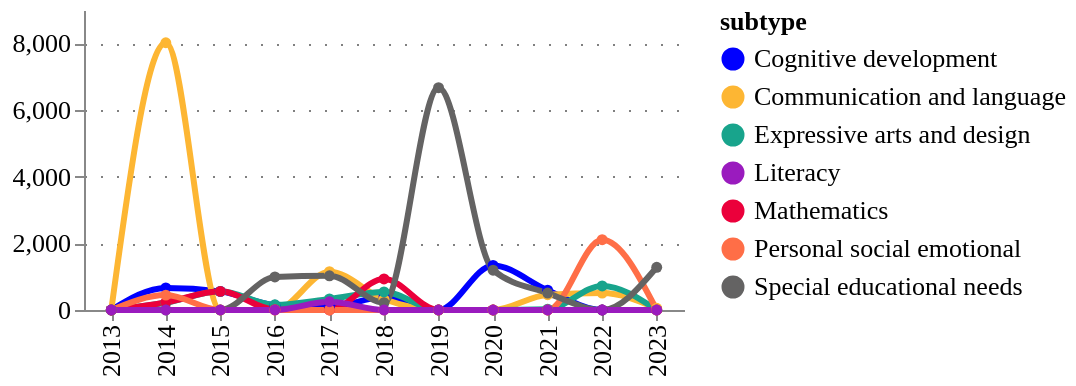

Notebook cell for this chart:
### Code cell
fig = pu.ts_smooth(
    tech_applications_ts,
    cats,
    variable= "amount",
    variable_title = "",
    category_column = column,
    width = 300,
    height = 150,
    legend_orient='right',
)
pu.configure_plots(fig)

### Figure 1 — Vega-Lite specification as saved in the notebook (floating-point values rounded to 4 significant figures)
{"config": {"title": {"font": "Averta", "anchor": "start"}, "subtitle": {"font": "Averta"}, "axis": {"labelFont": "Averta", "titleFont": "Averta", "gridColor": "grey", "gridDash": [1, 7], "labelFontSize": 13, "titleFontSize": 13}, "header": {"labelFont": "Averta", "titleFont": "Averta"}, "legend": {"labelFont": "Averta", "titleFont": "Averta", "labelFontSize": 13, "titleFontSize": 13}, "range": {"category": ["#0000FF", "#FDB633", "#18A48C", "#9A1BBE", "#EB003B", "#FF6E47", "#646363", "#0F294A", "#97D9E3", "#A59BEE", "#F6A4B7", "#D2C9C0", "#FFFFFF", "#000000"], "ordinal": {"scheme": ["#0000FF", "#FDB633", "#18A48C", "#9A1BBE", "#EB003B", "#FF6E47", "#646363", "#0F294A", "#97D9E3", "#A59BEE", "#F6A4B7", "#D2C9C0", "#FFFFFF", "#000000"]}}, "view": {"strokeWidth": 0}}, "data": {"name": "data-a112978411b9b4c60819b6854e3b1940"}, "mark": {"type": "line", "interpolate": "monotone", "point": {"filled": true, "size": 30}, "size": 3, "strokeDash": [0]}, "encoding": {"color": {"field": "subtype", "legend": {"orient": "right"}, "type": "nominal"}, "tooltip": [{"field": "year", "title": "Year", "type": "ordinal"}, {"field": "subtype", "type": "nominal"}, {"field": "amount", "format": ".3f", "title": "", "type": "quantitative"}], "x": {"field": "year", "title": "", "type": "ordinal"}, "y": {"field": "amount", "title": "", "type": "quantitative"}}, "height": 150, "title": {"anchor": "start", "text": "", "fontSize": 14, "subtitle": "", "subtitleFont": "Averta", "subtitleFontSize": 13}, "width": 300, "$schema": "https://vega.github.io/schema/vega-lite/v4.17.0.json", "datasets": {"data-a112978411b9b4c60819b6854e3b1940": [{"year": 2013, "subtype": "Cognitive development", "counts": 0.0, "counts_prop": 0.0, "amount": 0.0, "amount_prop": 0.0, "type": "Development & learning"}, {"year": 2014, "subtype": "Cognitive development", "counts": 2.0, "counts_prop": 0.013, "amount": 662.6, "amount_prop": 0.008, "type": "Development & learning"}, {"year": 2015, "subtype": "Cognitive development", "counts": 1.0, "counts_prop": 0.006, "amount": 559.1, "amount_prop": 0.007, "type": "Development & learning"}, {"year": 2016, "subtype": "Cognitive development", "counts": 1.0, "counts_prop": 0.006, "amount": 144.5, "amount_prop": 0.002, "type": "Development & learning"}, {"year": 2017, "subtype": "Cognitive development", "counts": 3.0, "counts_prop": 0.019, "amount": 83.84, "amount_prop": 0.001, "type": "Development & learning"}, {"year": 2018, "subtype": "Cognitive development", "counts": 4.0, "counts_prop": 0.026, "amount": 393.1, "amount_prop": 0.005, "type": "Development & learning"}, {"year": 2019, "subtype": "Cognitive development", "counts": 2.0, "counts_prop": 0.013, "amount": 0.0, "amount_prop": 0.0, "type": "Development & learning"}, {"year": 2020, "subtype": "Cognitive development", "counts": 4.0, "counts_prop": 0.026, "amount": 1337.0, "amount_prop": 0.017, "type": "Development & learning"}, {"year": 2021, "subtype": "Cognitive development", "counts": 2.0, "counts_prop": 0.013, "amount": 593.8, "amount_prop": 0.008, "type": "Development & learning"}, {"year": 2022, "subtype": "Cognitive development", "counts": 1.0, "counts_prop": 0.006, "amount": 0.0, "amount_prop": 0.0, "type": "Development & learning"}, {"year": 2023, "subtype": "Cognitive development", "counts": 0.0, "counts_prop": 0.0, "amount": 0.0, "amount_prop": 0.0, "type": "Development & learning"}, {"year": 2013, "subtype": "Communication and language", "counts": 0.0, "counts_prop": 0.0, "amount": 0.0, "amount_prop": 0.0, "type": "Development & learning"}, {"year": 2014, "subtype": "Communication and language", "counts": 2.0, "counts_prop": 0.013, "amount": 8017.0, "amount_prop": 0.101, "type": "Development & learning"}, {"year": 2015, "subtype": "Communication and language", "counts": 0.0, "counts_prop": 0.0, "amount": 0.0, "amount_prop": 0.0, "type": "Development & learning"}, {"year": 2016, "subtype": "Communication and language", "counts": 0.0, "counts_prop": 0.0, "amount": 0.0, "amount_prop": 0.0, "type": "Development & learning"}, {"year": 2017, "subtype": "Communication and language", "counts": 3.0, "counts_prop": 0.019, "amount": 1150.0, "amount_prop": 0.015, "type": "Development & learning"}, {"year": 2018, "subtype": "Communication and language", "counts": 2.0, "counts_prop": 0.013, "amount": 323.1, "amount_prop": 0.004, "type": "Development & learning"}, {"year": 2019, "subtype": "Communication and language", "counts": 2.0, "counts_prop": 0.013, "amount": 0.0, "amount_prop": 0.0, "type": "Development & learning"}, {"year": 2020, "subtype": "Communication and language", "counts": 0.0, "counts_prop": 0.0, "amount": 0.0, "amount_prop": 0.0, "type": "Development & learning"}, {"year": 2021, "subtype": "Communication and language", "counts": 2.0, "counts_prop": 0.013, "amount": 458.0, "amount_prop": 0.006, "type": "Development & learning"}, {"year": 2022, "subtype": "Communication and language", "counts": 2.0, "counts_prop": 0.013, "amount": 508.4, "amount_prop": 0.006, "type": "Development & learning"}, {"year": 2023, "subtype": "Communication and language", "counts": 1.0, "counts_prop": 0.006, "amount": 50.0, "amount_prop": 0.001, "type": "Development & learning"}, {"year": 2013, "subtype": "Expressive arts and design", "counts": 0.0, "counts_prop": 0.0, "amount": 0.0, "amount_prop": 0.0, "type": "Development & learning"}, {"year": 2014, "subtype": "Expressive arts and design", "counts": 1.0, "counts_prop": 0.006, "amount": 215.8, "amount_prop": 0.003, "type": "Development & learning"}, {"year": 2015, "subtype": "Expressive arts and design", "counts": 1.0, "counts_prop": 0.006, "amount": 559.1, "amount_prop": 0.007, "type": "Development & learning"}, {"year": 2016, "subtype": "Expressive arts and design", "counts": 2.0, "counts_prop": 0.013, "amount": 154.5, "amount_prop": 0.002, "type": "Development & learning"}, {"year": 2017, "subtype": "Expressive arts and design", "counts": 3.0, "counts_prop": 0.019, "amount": 331.5, "amount_prop": 0.004, "type": "Development & learning"}, {"year": 2018, "subtype": "Expressive arts and design", "counts": 2.0, "counts_prop": 0.013, "amount": 541.4, "amount_prop": 0.007, "type": "Development & learning"}, {"year": 2019, "subtype": "Expressive arts and design", "counts": 1.0, "counts_prop": 0.006, "amount": 0.0, "amount_prop": 0.0, "type": "Development & learning"}, {"year": 2020, "subtype": "Expressive arts and design", "counts": 0.0, "counts_prop": 0.0, "amount": 0.0, "amount_prop": 0.0, "type": "Development & learning"}, {"year": 2021, "subtype": "Expressive arts and design", "counts": 1.0, "counts_prop": 0.006, "amount": 24.99, "amount_prop": 0.0, "type": "Development & learning"}, {"year": 2022, "subtype": "Expressive arts and design", "counts": 2.0, "counts_prop": 0.013, "amount": 722.9, "amount_prop": 0.009, "type": "Development & learning"}, {"year": 2023, "subtype": "Expressive arts and design", "counts": 0.0, "counts_prop": 0.0, "amount": 0.0, "amount_prop": 0.0, "type": "Development & learning"}, {"year": 2013, "subtype": "Mathematics", "counts": 0.0, "counts_prop": 0.0, "amount": 0.0, "amount_prop": 0.0, "type": "Development & learning"}, {"year": 2014, "subtype": "Mathematics", "counts": 1.0, "counts_prop": 0.006, "amount": 229.2, "amount_prop": 0.003, "type": "Development & learning"}, {"year": 2015, "subtype": "Mathematics", "counts": 1.0, "counts_prop": 0.006, "amount": 559.1, "amount_prop": 0.007, "type": "Development & learning"}, {"year": 2016, "subtype": "Mathematics", "counts": 1.0, "counts_prop": 0.006, "amount": 9.99, "amount_prop": 0.0, "type": "Development & learning"}, {"year": 2017, "subtype": "Mathematics", "counts": 0.0, "counts_prop": 0.0, "amount": 0.0, "amount_prop": 0.0, "type": "Development & learning"}, {"year": 2018, "subtype": "Mathematics", "counts": 2.0, "counts_prop": 0.013, "amount": 932.3, "amount_prop": 0.012, "type": "Development & learning"}, {"year": 2019, "subtype": "Mathematics", "counts": 2.0, "counts_prop": 0.013, "amount": 0.0, "amount_prop": 0.0, "type": "Development & learning"}, {"year": 2020, "subtype": "Mathematics", "counts": 0.0, "counts_prop": 0.0, "amount": 0.0, "amount_prop": 0.0, "type": "Development & learning"}, {"year": 2021, "subtype": "Mathematics", "counts": 0.0, "counts_prop": 0.0, "amount": 0.0, "amount_prop": 0.0, "type": "Development & learning"}, {"year": 2022, "subtype": "Mathematics", "counts": 0.0, "counts_prop": 0.0, "amount": 0.0, "amount_prop": 0.0, "type": "Development & learning"}, {"year": 2023, "subtype": "Mathematics", "counts": 0.0, "counts_prop": 0.0, "amount": 0.0, "amount_prop": 0.0, "type": "Development & learning"}, {"year": 2013, "subtype": "Personal social emotional", "counts": 0.0, "counts_prop": 0.0, "amount": 0.0, "amount_prop": 0.0, "type": "Development & learning"}, {"year": 2014, "subtype": "Personal social emotional", "counts": 1.0, "counts_prop": 0.006, "amount": 446.8, "amount_prop": 0.006, "type": "Development & learning"}, {"year": 2015, "subtype": "Personal social emotional", "counts": 0.0, "counts_prop": 0.0, "amount": 0.0, "amount_prop": 0.0, "type": "Development & learning"}, {"year": 2016, "subtype": "Personal social emotional", "counts": 0.0, "counts_prop": 0.0, "amount": 0.0, "amount_prop": 0.0, "type": "Development & learning"}, {"year": 2017, "subtype": "Personal social emotional", "counts": 0.0, "counts_prop": 0.0, "amount": 0.0, "amount_prop": 0.0, "type": "Development & learning"}, {"year": 2018, "subtype": "Personal social emotional", "counts": 0.0, "counts_prop": 0.0, "amount": 0.0, "amount_prop": 0.0, "type": "Development & learning"}, {"year": 2019, "subtype": "Personal social emotional", "counts": 0.0, "counts_prop": 0.0, "amount": 0.0, "amount_prop": 0.0, "type": "Development & learning"}, {"year": 2020, "subtype": "Personal social emotional", "counts": 0.0, "counts_prop": 0.0, "amount": 0.0, "amount_prop": 0.0, "type": "Development & learning"}, {"year": 2021, "subtype": "Personal social emotional", "counts": 0.0, "counts_prop": 0.0, "amount": 0.0, "amount_prop": 0.0, "type": "Development & learning"}, {"year": 2022, "subtype": "Personal social emotional", "counts": 3.0, "counts_prop": 0.019, "amount": 2109.0, "amount_prop": 0.027, "type": "Development & learning"}, {"year": 2023, "subtype": "Personal social emotional", "counts": 0.0, "counts_prop": 0.0, "amount": 0.0, "amount_prop": 0.0, "type": "Development & learning"}, {"year": 2013, "subtype": "Special educational needs", "counts": 0.0, "counts_prop": 0.0, "amount": 0.0, "amount_prop": 0.0, "type": "Development & learning"}, {"year": 2014, "subtype": "Special educational needs", "counts": 0.0, "counts_prop": 0.0, "amount": 0.0, "amount_prop": 0.0, "type": "Development & learning"}, {"year": 2015, "subtype": "Special educational needs", "counts": 0.0, "counts_prop": 0.0, "amount": 0.0, "amount_prop": 0.0, "type": "Development & learning"}, {"year": 2016, "subtype": "Special educational needs", "counts": 1.0, "counts_prop": 0.006, "amount": 990.4, "amount_prop": 0.013, "type": "Development & learning"}, {"year": 2017, "subtype": "Special educational needs", "counts": 3.0, "counts_prop": 0.019, "amount": 1027.0, "amount_prop": 0.013, "type": "Development & learning"}, {"year": 2018, "subtype": "Special educational needs", "counts": 3.0, "counts_prop": 0.019, "amount": 221.4, "amount_prop": 0.003, "type": "Development & learning"}, {"year": 2019, "subtype": "Special educational needs", "counts": 6.0, "counts_prop": 0.039, "amount": 6668.0, "amount_prop": 0.084, "type": "Development & learning"}, {"year": 2020, "subtype": "Special educational needs", "counts": 3.0, "counts_prop": 0.019, "amount": 1195.0, "amount_prop": 0.015, "type": "Development & learning"}, {"year": 2021, "subtype": "Special educational needs", "counts": 4.0, "counts_prop": 0.026, "amount": 508.0, "amount_prop": 0.006, "type": "Development & learning"}, {"year": 2022, "subtype": "Special educational needs", "counts": 1.0, "counts_prop": 0.006, "amount": 0.0, "amount_prop": 0.0, "type": "Development & learning"}, {"year": 2023, "subtype": "Special educational needs", "counts": 5.0, "counts_prop": 0.032, "amount": 1281.0, "amount_prop": 0.016, "type": "Development & learning"}, {"year": 2013, "subtype": "Literacy", "counts": 0.0, "counts_prop": 0.0, "amount": 0.0, "amount_prop": 0.0, "type": "Development & learning"}, {"year": 2014, "subtype": "Literacy", "counts": 0.0, "counts_prop": 0.0, "amount": 0.0, "amount_prop": 0.0, "type": "Development & learning"}, {"year": 2015, "subtype": "Literacy", "counts": 0.0, "counts_prop": 0.0, "amount": 0.0, "amount_prop": 0.0, "type": "Development & learning"}, {"year": 2016, "subtype": "Literacy", "counts": 0.0, "counts_prop": 0.0, "amount": 0.0, "amount_prop": 0.0, "type": "Development & learning"}, {"year": 2017, "subtype": "Literacy", "counts": 2.0, "counts_prop": 0.013, "amount": 247.7, "amount_prop": 0.003, "type": "Development & learning"}, {"year": 2018, "subtype": "Literacy", "counts": 0.0, "counts_prop": 0.0, "amount": 0.0, "amount_prop": 0.0, "type": "Development & learning"}, {"year": 2019, "subtype": "Literacy", "counts": 0.0, "counts_prop": 0.0, "amount": 0.0, "amount_prop": 0.0, "type": "Development & learning"}, {"year": 2020, "subtype": "Literacy", "counts": 0.0, "counts_prop": 0.0, "amount": 0.0, "amount_prop": 0.0, "type": "Development & learning"}, {"year": 2021, "subtype": "Literacy", "counts": 0.0, "counts_prop": 0.0, "amount": 0.0, "amount_prop": 0.0, "type": "Development & learning"}, {"year": 2022, "subtype": "Literacy", "counts": 0.0, "counts_prop": 0.0, "amount": 0.0, "amount_prop": 0.0, "type": "Development & learning"}, {"year": 2023, "subtype": "Literacy", "counts": 0.0, "counts_prop": 0.0, "amount": 0.0, "amount_prop": 0.0, "type": "Development & learning"}]}}
